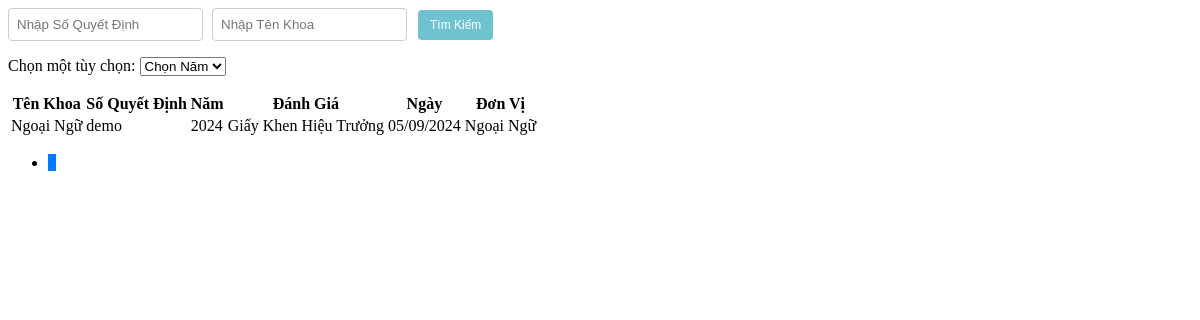
The app's page /Admin/danhgiaTThieutruongview.php with its own data.
### tables this page shows
CREATE TABLE `danhgiatt` (
  `MaDGTT` int(20) NOT NULL,
  `MaKhoa` int(20) NOT NULL,
  `SoQD` varchar(100) NOT NULL,
  `Manam` int(20) NOT NULL,
  `DanhGia` varchar(50) NOT NULL DEFAULT 'Chờ Đánh Giá',
  `Ngay` date NOT NULL,
  `DonVi` varchar(30) NOT NULL
);

CREATE TABLE `khoa` (
  `MaKhoa` int(20) NOT NULL,
  `TenKhoa` varchar(50) NOT NULL,
  `MoTa` varchar(100) NOT NULL
);

CREATE TABLE `nam` (
  `Manam` int(20) NOT NULL,
  `Nam` varchar(20) NOT NULL
);

### Admin/danhgiaTT.php (called while the page is built, shortened)
<?php
include('./Khoa.php');
include('./nam.php');
class DanhgiaTT {
    public static function layTongSoDanhGiaht($conn) {
        $sql = "SELECT COUNT(*) FROM danhgiatt WHERE DanhGia IN ('Giấy Khen Hiệu Trưởng')";
        $result = $conn->query($sql);
        $row = $result->fetch_row();
        return $row[0];
    }
    public static function layDanhGiahtPhanTrang($conn, $startFrom, $recordsPerPage) {
        $sql = "SELECT * FROM danhgiatt WHERE DanhGia IN ('Giấy Khen Hiệu Trưởng') ORDER BY Manam ASC LIMIT $startFrom, $recordsPerPage";
        $result = $conn->query($sql);
        $danhgiattList = array();
        if ($result->num_rows > 0) {
            while($row = $result->fetch_assoc()) {
                $khoa_obj = Khoa::layKhoa($conn, $row["MaKhoa"]);
                $nam_obj = Nam::laynam($conn, $row["Manam"]);
                $danhgiatt_obj = new DanhgiaTT();
                $danhgiatt_obj->MaDGTT = $row["MaDGTT"];
                $danhgiatt_obj->MaKhoa = $khoa_obj->TenKhoa;
                $danhgiatt_obj->SoQD = $row["SoQD"];
                $danhgiatt_obj->Manam = $nam_obj->Nam;
                $danhgiatt_obj->DanhGia = $row["DanhGia"];
                $danhgiatt_obj->Ngay = $row["Ngay"];
                $danhgiatt_obj->DonVi = $row["DonVi"];
                $danhgiattList[] = $danhgiatt_obj;
            }
        }
        return $danhgiattList;
    }
}
?>

### Admin/Khoa.php (called while the page is built, shortened)
<?php
class Khoa {
    public static function layKhoa($conn, $id) {
        $sql = "SELECT * FROM Khoa WHERE MaKhoa = $id";
        $result = mysqli_query($conn, $sql);
        $Khoa = new Khoa();
        if ($row = mysqli_fetch_assoc($result)) {
            $Khoa->MaKhoa = $row['MaKhoa'];
            $Khoa->TenKhoa = $row['TenKhoa'];
            $Khoa->MoTa = $row["MoTa"];
        }
        return $Khoa;
    }
}
?>

### Admin/nam.php (called while the page is built, shortened)
<?php
    class Nam {
        public static function laynam($conn, $id) {
            $sql = "SELECT * FROM nam WHERE Manam = $id";
            $result = mysqli_query($conn, $sql);
            $nam = new Nam();
            $row = mysqli_fetch_assoc($result);
            $nam->Manam = $row['Manam'];
            $nam->Nam = $row['Nam'];
            return $nam;
        }
    }
?>

### Admin/danhgiaTThieutruongview.php (the view, shortened to what this page needs)
<?php
include('./danhgiaTT.php');
$awardMap = array(
    'Giấy Khen Hiệu Trưởng' => 'Giấy Khen Hiệu Trưởng',
);
$recordsPerPage = 10;
$currentPage = isset($_GET['page']) ? (int)$_GET['page'] : 1;
$startFrom = ($currentPage - 1) * $recordsPerPage;
$totalRecords = DanhgiaTT::layTongSoDanhGiaht($conn);
$totalPages = ceil($totalRecords / $recordsPerPage);
$data = DanhgiaTT::layDanhGiahtPhanTrang($conn, $startFrom, $recordsPerPage);
?>
<div class="search-box">
    <input type="text" id="searchSoQD" placeholder="Nhập Số Quyết Định" />
    <input type="text" id="searchTenKhoa" placeholder="Nhập Tên Khoa" />
    <button class="btn btn-custom btn-custom-primary" onclick="searchData()">Tìm Kiếm</button>
</div>
<div class="combobox">
    <label for="options">Chọn một tùy chọn:</label>
    <select name="options" id="options" onchange="fetchAndDisplayDanhGia(this.value)">
        <option value="">Chọn Năm</option>
    </select>
</div>
<table class="table table-bordered">
    <thead>
        <tr>
            <th>Tên Khoa</th>
            <th>Số Quyết Định</th>
            <th>Năm</th>
            <th>Đánh Giá</th>
            <th>Ngày</th>
            <th>Đơn Vị</th>
        </tr>
    </thead>
    <tbody id="danhgiagk-table-body">
        <?php
        foreach ($data as $item) {
            $danhGia = isset($awardMap[$item->DanhGia]) ? $awardMap[$item->DanhGia] : $item->DanhGia;
        ?>
            <tr>
                <td scope="row"><?php echo htmlspecialchars($item->MaKhoa) ; ?></td>
                <td><?php echo htmlspecialchars($item->SoQD ?? "Cần Thêm Số Quyết Đinh Cho $item->MaKhoa");?></td>
                <td><?php echo htmlspecialchars($item->Manam ?? "Cần Thêm Năm Cho $item->MaKhoa"); ?></td>
                <td><?php echo htmlspecialchars( $danhGia);?></td>
                <td><?php echo date_format(date_create($item->Ngay), "d/m/Y");?></td>
                <td><?php echo htmlspecialchars($item->DonVi); ?></td>
            </tr>
        <?php
        }
        ?>
    </tbody>
</table>
<nav aria-label="Page navigation">
    <ul class="pagination">
        <?php for ($i = 1; $i <= $totalPages; $i++): ?>
            <li class="page-item <?php echo $i == $currentPage ? 'active' : ''; ?>">
                <a class="page-link" href="?p=danhgiaTThieutruong&page=<?php echo $i; ?>"><?php echo $i; ?></a>
            </li>
        <?php endfor; ?>
    </ul>
</nav>

### Admin/danhgiaTThieutruongview.php (style rules this page uses)
.pagination { background-color: transparent; border: none; box-shadow: none; }
.page-item { background-color: transparent; border: none; box-shadow: none; }
.page-link { background-color: transparent; border: none; box-shadow: none; color: #007bff; }
.page-item.active .page-link { background-color: #007bff; border-color: #007bff; }
.btn-custom { background-color: #6fc3d0; border: none; color: white; padding: 9px 10px; font-size: 12px; margin: 2px; cursor: pointer; border-radius: 4px; transition: background-color 0.3s ease, transform 0.3s ease; }
.btn-custom-primary { background-color: #6fc3d0; }
.search-box { margin-bottom: 15px; }
.search-box input { padding: 8px; margin-right: 5px; border-radius: 4px; border: 1px solid #ccc; }
.search-box button { padding: 8px 12px; }

### records on screen
danhgiatt: MaKhoa.TenKhoa "Ngoại Ngữ", SoQD "demo", Manam.Nam "2024", DanhGia "Giấy Khen Hiệu Trưởng", Ngay "05/09/2024", DonVi "Ngoại Ngữ"
